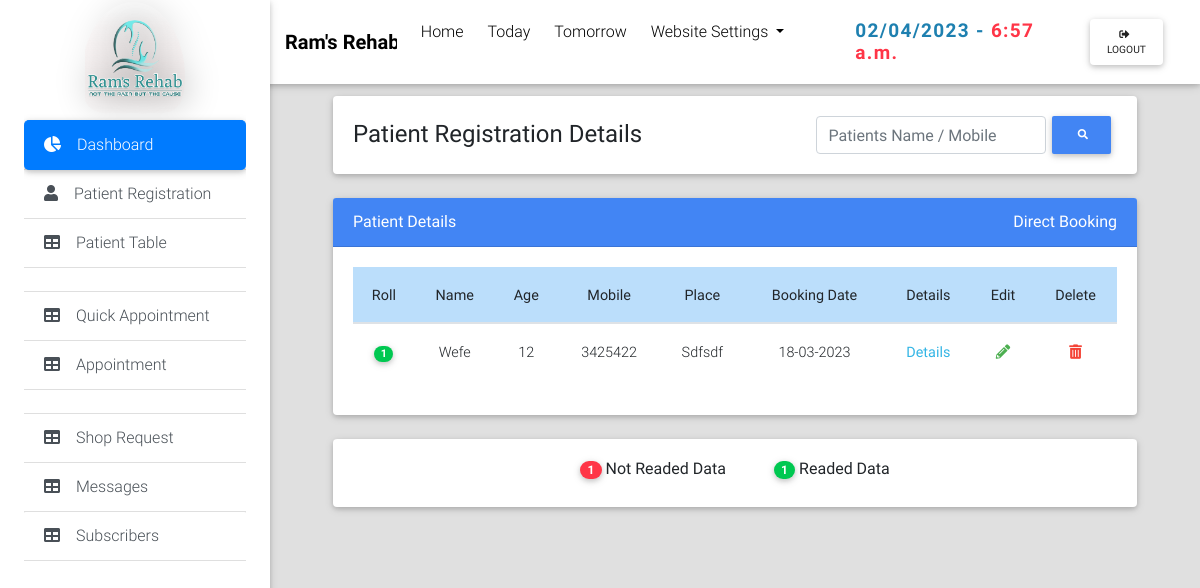
Page /administration/patents/ (signed in) on the committed database.
### AdministrationApp/models.py (models this page shows, shortened)
class PatentRegistration(models.Model):
    name = models.CharField(max_length=400, null=True, blank=True)
    age = models.CharField(max_length=400, null=True, blank=True)
    remark = models.CharField(max_length=1000, null=True, blank=True)
    place = models.CharField(max_length=400, null=True, blank=True)
    mobile = models.CharField(max_length=400, null=True, blank=True)
    other_contact = models.CharField(max_length=400, null=True, blank=True)
    booking_date = models.DateField(null=True, blank=True)
    submit_date = models.DateField(null=True, blank=True)
    flag = models.BooleanField(default=False,null=True,blank=True)

### AdministrationApp/views.py (the view)
# urls.py: path('patents/', PatentTableView, name='patent_table'),
def PatentTableView(request):
    data = models.PatentRegistration.objects.all().order_by('-id')
    context = {
        'data':data,
        'today_date':datetime.today().date(),
        'current_time':datetime.now().time()
    }
    html = 'administration/tables/patent_registration_table.html'
    return render(request,html,context)

### AdministrationApp/templates/administration/tables/patent_registration_table.html (shortened to what this page needs)
{% extends 'administration/admin_base.html' %}
{% load static %}
{% block content %}
<main class="pt-5 mx-lg-5">
   <div class="container-fluid mt-5">
    {% if user.is_staff %}
      <div class="card mb-4 wow fadeIn">
         <div class="card-body d-sm-flex justify-content-between">
            <h4 class="mb-2 mb-sm-0 pt-1">
               <span>Patient Registration Details</span>
            </h4>
            {% include 'administration/patient_searchbox.html'%}
         </div>
      </div>
      <div class="row wow fadeIn" style="visibility: visible; animation-name: fadeIn;">
         {% if data %}
         <div class="col-md-12 mb-4">
            <div class="card">
               <div class="card-header bg-primary text-white d-flex justify-content-between">
                  <span>Patient Details</span> <span>   Direct Booking</span>
               </div>
               <div class="card-body">
                  <table class="table table-hover">
                     <thead class="blue lighten-4 text-center">
                        <tr>
                           <th>Roll</th>
                           <th>Name</th>
                           <th>Age</th>
                           <th>Mobile</th>
                           <th>Place</th>
                           <th>Booking Date</th>
                           <th>Details</th>
                           <th>Edit</th>
                           <th>Delete</th>
                        </tr>
                     </thead>
                     <tbody class="text-center">
                        {% for item in data %}
                        <tr>
                           <th>
                              {% if item.flag %}
                              <span class="badge badge-danger badge-pill pull-right">{{ forloop.revcounter }}</span>
                              {% else %}
                              <span class="badge badge-success badge-pill pull-right">{{ forloop.revcounter }}</span>
                              {% endif %}
                           </th>
                           <td>{{ item.name |capfirst }}</td>
                           <td>{{ item.age }}</td>
                           <td>{{ item.mobile }}</td>
                           <td>{{ item.place |capfirst }}</td>
                           <td>{{ item.booking_date | date:"d-m-Y"}}</td>
                           <td>
                              <a class="text-info" data-toggle="modal" data-target="#sideModalBLWarningDemo{{item.id}}">
                              <strong>Details</strong>
                              </a>
                           </td>
                           <td>
                              <a class="green-text" href="{% url 'patent_edit' item.id %}"><strong><i class="fas fa-pencil-alt"></i></strong></a>
                           </td>
                           <td>
                              <a class="red-text" href="{% url 'patent_delete' item.id %}"><strong><i class="fas fa-trash-alt"></i></strong></a>
                           </td>
                        </tr>
                        {% endfor %}
                     </tbody>
                  </table>
               </div>
            </div>
         </div>
         <div class="col-md-12 mb-4">
            <div class="card">
               <div class=" d-flex card-body justify-content-between mx-auto">
                  <h6 class="mr-5"><span class="badge badge-danger badge-pill pull-right">1</span> Not Readed Data</h6>
                  <h6><span class="badge badge-success badge-pill pull-right">1</span> Readed Data</h6>
               </div>
            </div>
         </div>
         {% endif %}
      </div>
      {% endif %}
   </div>
</main>
{% endblock %}

### rows in the picture
PatentRegistration: name "Wefe", age "12", mobile "3425422", place "Sdfsdf", booking_date "18-03-2023"

### other values in the picture
{{ current_time }} "6:57 a.m."
